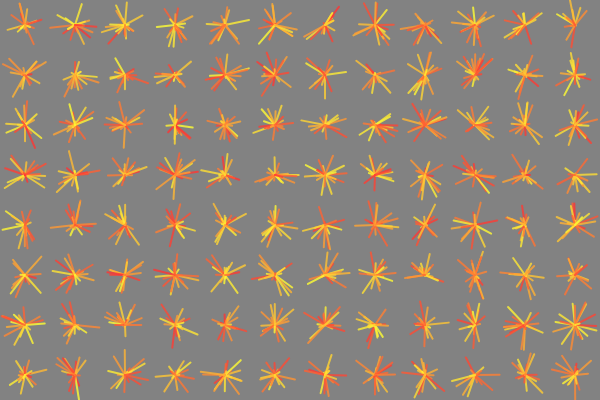
Frame 1 (no input)
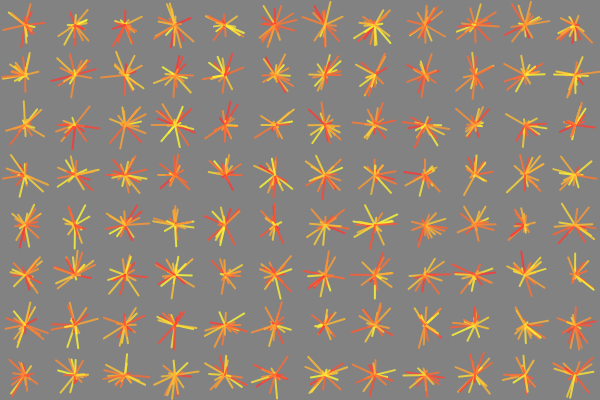
Frame 60 (no input)
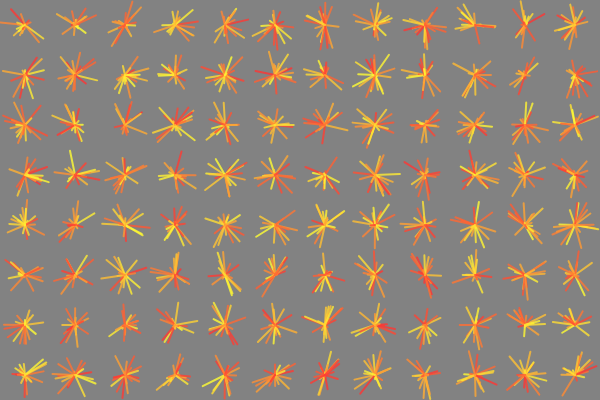
Frame 120 (the mouse pressed at the canvas centre since frame 60)

The p5.js sketch that drew these frames (run headless with seeded random() and noise() and a simulated clock; from frame 60 on, the mouse is pressed at the canvas centre):

// p5.js sketch
// ── sketch.js
function setup() {
  createCanvas(600, 400);
  colorMode(HSB, 360, 100, 100, 100);
  noFill();
  strokeWeight(2);
}

function draw() {
  background(51);

  let spacing = 50;

  translate(spacing / 2, spacing / 2);
  
  for (let i = 0; i < 12; i++){
  	for (let j = 0; j < 8; j++){
    	for (let k = 0; k < 20; k++){
      	let v = createVector(0, random(1, spacing * 0.5));
        v.rotate(random(TWO_PI));
	      stroke(random(0, 60), 80, 100, 80);
        push();
        translate(i * spacing, j * spacing);
        line(0, 0, v.x, v.y);
        pop();
      }
    }
  }
}
